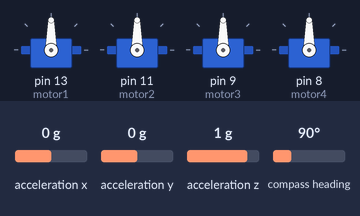
Simulated run of this sketch. Board: Arduino Uno, built with avr-gcc and run on an emulated ATmega328P. On the bench: 4 × servo. Inputs (shaded band) come from the test bench; at power-on: acceleration x 0 g, acceleration y 0 g, acceleration z 1 g, compass heading 90°. What the sketch prints to the serial monitor is not drawn.

Above: at 1.1 s.
At 21.1 s:
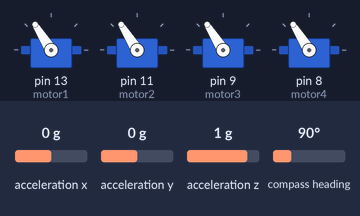
At 28.1 s:
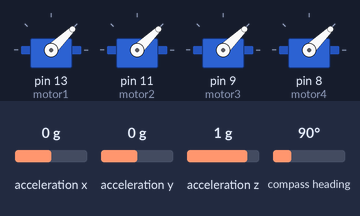
At 32.1 s:
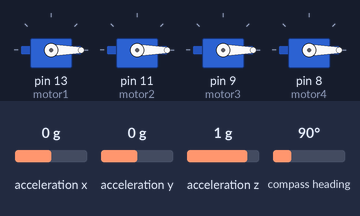
Timing chart, 0 to 33.6 s (numbered marks = the images above):
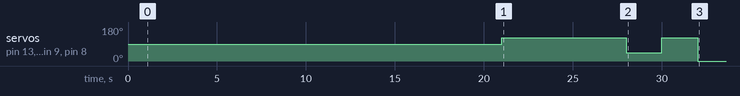

Measured:
- by itself, servo on pin 13 (motor1), servo on pin 11 (motor2), servo on pin 9 (motor3), servo on pin 8 (motor4): 90° → 122° at 21.0 s, → 44° 7.0 s later, → 122° 2.0 s later, → 0° 2.0 s later

The sketch:

pid.ino
```cpp
#include <Wire.h>
#include <Adafruit_Sensor.h>
#include <Adafruit_BNO055.h>
#include <utility/imumaths.h>
#include <Servo.h>

#define BNO055_SAMPLERATE_DELAY_MS (1000)
#define ROLL 0
#define PITCH 1
#define YAW 2


/*
 *      Setup
 */

// Check I2C device address and correct line below (by default address is 0x29 or 0x28)
//                                   id, address
Adafruit_BNO055 bno = Adafruit_BNO055(55, 0x28);

int THRUST_MAXIMUM = 1000;
int THRUST_MINIMUM = 1800;


/*
 *      Constants
 */

float filter = 0.9;                                 // Complementary filter for pid
float gain_p[3] = {1.5, 1.5, 1.5};                    // Gain proportional
float gain_i[3] = {0, 0, 0};                        // Gain integral
float gain_d[3] = {0.4, 0.4, 0.4};                    // Gain derivetive


/*
 *      Variables
 */

float error_current[3] = {0, 0, 0};                 // Current error
float error_prev[3] = {0, 0, 0};                    // Previous error
float orientation_current[3] = {0.0, 0.0, 0.0};
float orientation_setpoint[3] = {0.0, 0.0, 0.0};
double thrust = 1450;


float pid_current[3] = {0, 0, 0};                   // PID weighted (!) sum of proportional, integral and derivitive error
float pid_p[3] = {0, 0, 0};                         // PID proportional error
float pid_i[3] = {0, 0, 0};                         // PID integral error
float pid_d[3] = {0, 0, 0};                         // PID derivitive error

float dt = 50;  // Loop every 50ms
float time;


float time_current;                                 // Current time
float time_prev;                                    // Previous time
double time_elapsed;                                // Elapsed time during the last loop

Servo motor1; // front right
Servo motor2; // front left
Servo motor3; // bacck right
Servo motor4; // back left

void setup() {
  // put your setup code here, to run once:
  Serial.begin(115200);
  if (!bno.begin()) {
    Serial.print("no imu detected");
    while (1);
  }
  delay(1000);
  /* Use external crystal for better accuracy */
  bno.setExtCrystalUse(true);
  /* Attach the motors */
  motor1.attach(13);
  motor2.attach(11);
  motor3.attach(9);
  motor4.attach(8);

  calibrateIMU();

  calibrateMotors();

  time_prev = millis();
}


void loop() {
  /* Calculate elapsed time */
  time_current = millis();
  time_elapsed = (time_current - time_prev) / 1000;
  if (time_elapsed > 10) {
    while(true) {
      writeZero();
    }
  }
  // Get state
  get_gyro_measurement();
  // Calculate PID
  calculatePID();
  // Define input to system
  writePID2Motors();
}


void calculatePID() {
  /* Save previous errors */
  error_prev[PITCH] = error_current[PITCH];
  error_prev[ROLL] = error_current[ROLL];
  error_prev[YAW] = error_current[YAW];

  /* Calculate current error */
  error_current[PITCH] = orientation_current[PITCH] - orientation_setpoint[PITCH];
  error_current[ROLL] = orientation_current[ROLL] - orientation_setpoint[ROLL];
  error_current[YAW] = orientation_current[YAW] - orientation_setpoint[YAW];

  /* Calculate weighted proportional error */
  pid_p[PITCH] = gain_p[PITCH] * error_current[PITCH];
  pid_p[ROLL] = gain_p[ROLL] * error_current[ROLL];
  pid_p[YAW] = gain_p[YAW] * error_current[YAW];

   /* Calculated weighted derivitive error */
  float pid_d_new[3];

  pid_d_new[PITCH] = gain_d[PITCH] * (error_current[PITCH] - error_prev[PITCH]) / time_elapsed;
  pid_d_new[ROLL] = gain_d[ROLL] * (error_current[ROLL] - error_prev[ROLL]) / time_elapsed;
  pid_d_new[YAW] = gain_d[YAW] * (error_current[YAW] - error_prev[YAW]) / time_elapsed;

  pid_d[PITCH] = filter * pid_d[PITCH] + (1 - filter) * pid_d_new[PITCH];
  pid_d[ROLL] = filter * pid_d[ROLL] + (1 - filter) * pid_d_new[ROLL];
  pid_d[YAW] = filter * pid_d[YAW] + (1 - filter) * pid_d_new[YAW];

  /* Calculate weighted sum of the PID */
  pid_current[PITCH] = pid_p[PITCH] + pid_i[PITCH] + pid_d[PITCH];
  pid_current[ROLL] = pid_p[ROLL] + pid_i[ROLL] + pid_d[ROLL];
  pid_current[YAW] = pid_p[YAW] + pid_i[YAW] + pid_d[YAW];
}

void writePID2Motors() {
  // Motor mixing algo
  float motor1_cmd = thrust + pid_current[ROLL] + pid_current[PITCH] + pid_current[YAW];
  float motor2_cmd = thrust - pid_current[ROLL] + pid_current[PITCH] - pid_current[YAW];
  float motor3_cmd = thrust + pid_current[ROLL] - pid_current[PITCH] - pid_current[YAW];
  float motor4_cmd = thrust - pid_current[ROLL] - pid_current[PITCH] + pid_current[YAW];
  motor1.writeMicroseconds(motor1_cmd);
  motor2.writeMicroseconds(motor2_cmd);
  motor3.writeMicroseconds(motor3_cmd);
  motor4.writeMicroseconds(motor4_cmd);
}


void writeZero() {

  Serial.println("zero");
  // Motor mixing algo
  float motor1_cmd = 0;
  float motor2_cmd = 0;
  float motor3_cmd = 0;
  float motor4_cmd = 0;
  motor1.writeMicroseconds(motor1_cmd);
  motor2.writeMicroseconds(motor2_cmd);
  motor3.writeMicroseconds(motor3_cmd);
  motor4.writeMicroseconds(motor4_cmd);
}

/**
 * LOW
 * (DELAY 7 SEC)
 * HIGH
 * (DELAY 2 SEC)
 * LOW
 * (DELAY 2 SEC)
 */
void calibrateMotors() {
    /*----LOW----*/
    motor1.writeMicroseconds(THRUST_MINIMUM);
    motor2.writeMicroseconds(THRUST_MINIMUM);
    motor3.writeMicroseconds(THRUST_MINIMUM);
    motor4.writeMicroseconds(THRUST_MINIMUM);
    delay(7000);
    /*----HIGH----*/
    motor1.writeMicroseconds(THRUST_MAXIMUM);
    motor2.writeMicroseconds(THRUST_MAXIMUM);
    motor3.writeMicroseconds(THRUST_MAXIMUM);
    motor4.writeMicroseconds(THRUST_MAXIMUM);
    delay(2000);
    /*----LOW----*/
    motor1.writeMicroseconds(THRUST_MINIMUM);
    motor2.writeMicroseconds(THRUST_MINIMUM);
    motor3.writeMicroseconds(THRUST_MINIMUM);
    motor4.writeMicroseconds(THRUST_MINIMUM);
    delay(2000);
}

void calibrateIMU() {
  bool notCalibrated = true;
  unsigned long start = millis();
  unsigned long now = start;
  while(notCalibrated){
      /* Print calibration data for sensor. */
      uint8_t sys, gyro, accel, mag = 0;
      bno.getCalibration(&sys, &gyro, &accel, &mag);
//      Serial.print(F("Calibration: "));
//      Serial.print(sys, DEC);
//      Serial.print(F(" "));
//      Serial.print(gyro, DEC);
//      Serial.print(F(" "));
//      Serial.print(accel, DEC);
//      Serial.print(F(" "));
//      Serial.println(mag, DEC);
//
      now = millis();
      if (now - start > 20000) {
        notCalibrated = false;
      }
  }
}

void get_gyro_measurement() {
/*
 *   Returns {roll, pitch, yaw}
 *
 *
 *  Board layout:
       +----------+
       |         *| RST   PITCH  ROLL  HEADING
   ADR |*        *| SCL
   INT |*        *| SDA     ^            /->
   PS1 |*        *| GND     |            |
   PS0 |*        *| 3VO     Y    Z-->    \-X
       |         *| VIN
       +----------+
 */
  sensors_event_t event;
  bno.getEvent(&event);
  orientation_current[ROLL] =(float)event.orientation.z;
  orientation_current[PITCH] = (float)event.orientation.y;
  orientation_current[YAW] = (float)event.orientation.x;
}


// eval eom (UpdateState) this is where the sensor goes too

// get state
// define wRb using drone state
// drone_world = wRb * drone_body
// simulate drone in world now that you have global
//


// updatestae
// t = t + dt
// x = x + dx * dt
//
```
